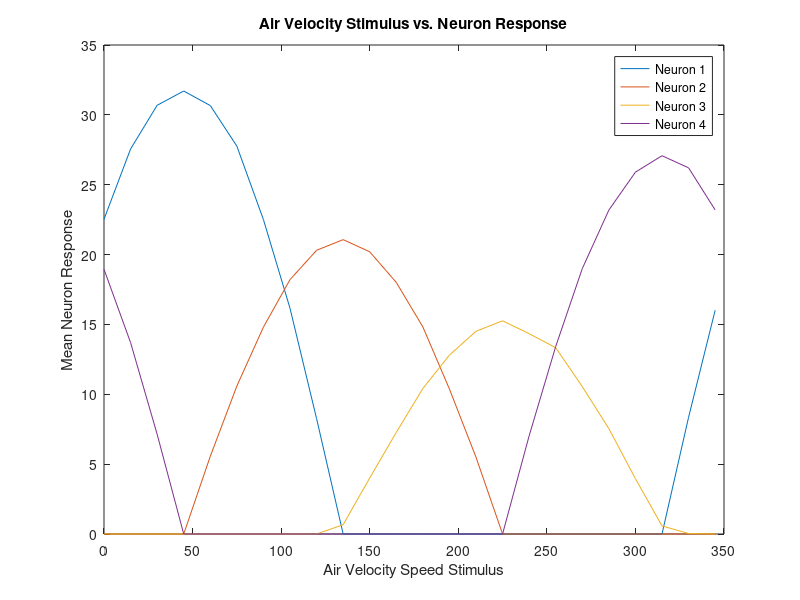
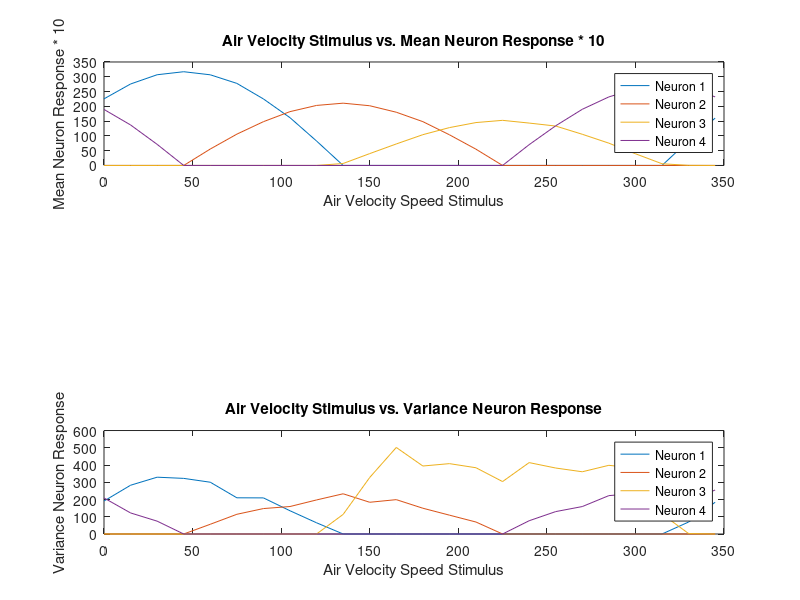

The MATLAB script that drew these images, in order:
close all; clear all; clc; % clear old plots

% this experiment is based on a set of artificial "experiments" that
% we've run on four simulated neurons that emulate the behavior found
% in the cercal organs of a cricket.

% 4 neurons were probed with a range of air velocity stimuli of uniform
% intensity and differing direction. The firing rate of each of the neurons
% in response to each of the stimulus values.Each of these recordings lasted
% 10 seconds and we repeated this process 100 times for each neuron-stimulus 
% combination.
load('tuning.mat')

neuronResponseMatrix(:,:,1) = neuron1;
neuronResponseMatrix(:,:,2) = neuron2;
neuronResponseMatrix(:,:,3) = neuron3;
neuronResponseMatrix(:,:,4) = neuron4;

meanResponse = squeeze(mean(neuronResponseMatrix,1));

stimulus = stim;
% stimulus = direction of the air velocity
plot(stimulus, meanResponse)
legend('Neuron 1','Neuron 2','Neuron 3','Neuron 4')
title('Air Velocity Stimulus vs. Neuron Response')
xlabel('Air Velocity Speed Stimulus')
ylabel('Mean Neuron Response')

peakCount = neuronResponseMatrix * 10;

figure

subplot(3,1,1)
meanPeakCount = squeeze(mean(peakCount,1));
plot(stimulus,meanPeakCount)
legend('Neuron 1','Neuron 2','Neuron 3','Neuron 4')
title('Air Velocity Stimulus vs. Mean Neuron Response * 10')
xlabel('Air Velocity Speed Stimulus')
ylabel('Mean Neuron Response * 10')
 
subplot(3,1,3)
variancePeakCount = squeeze(var(peakCount,1));
plot(stimulus,variancePeakCount ) 
legend('Neuron 1','Neuron 2','Neuron 3','Neuron 4')
title('Air Velocity Stimulus vs. Variance Neuron Response')
xlabel('Air Velocity Speed Stimulus')
ylabel('Variance Neuron Response')

% load('pop_coding.mat')

% r=[r1',r2',r3',r4'];

% c=[c1;c2;c3;c4];

% rmax=max(squeeze(max(neuronResponseMatrix,[],1)),[],1);

% ratio=r./repmat(rmax,size(r,1),1);
% vpop=zeros(size(ratio,1),2);

% for i=1:4
    
%     vpop=vpop+repmat(ratio(:,i),1,2).*repmat(c(i,:),size(ratio,1),1);
    
% end

% figure
% plot(vpop(:,1),vpop(:,2),'.')
% set(gca,'YLim',[-1,1],'XLim',[-1,1])


% [s,~]=cart2compass(vpop(:,1),vpop(:,2));
% mean(s)